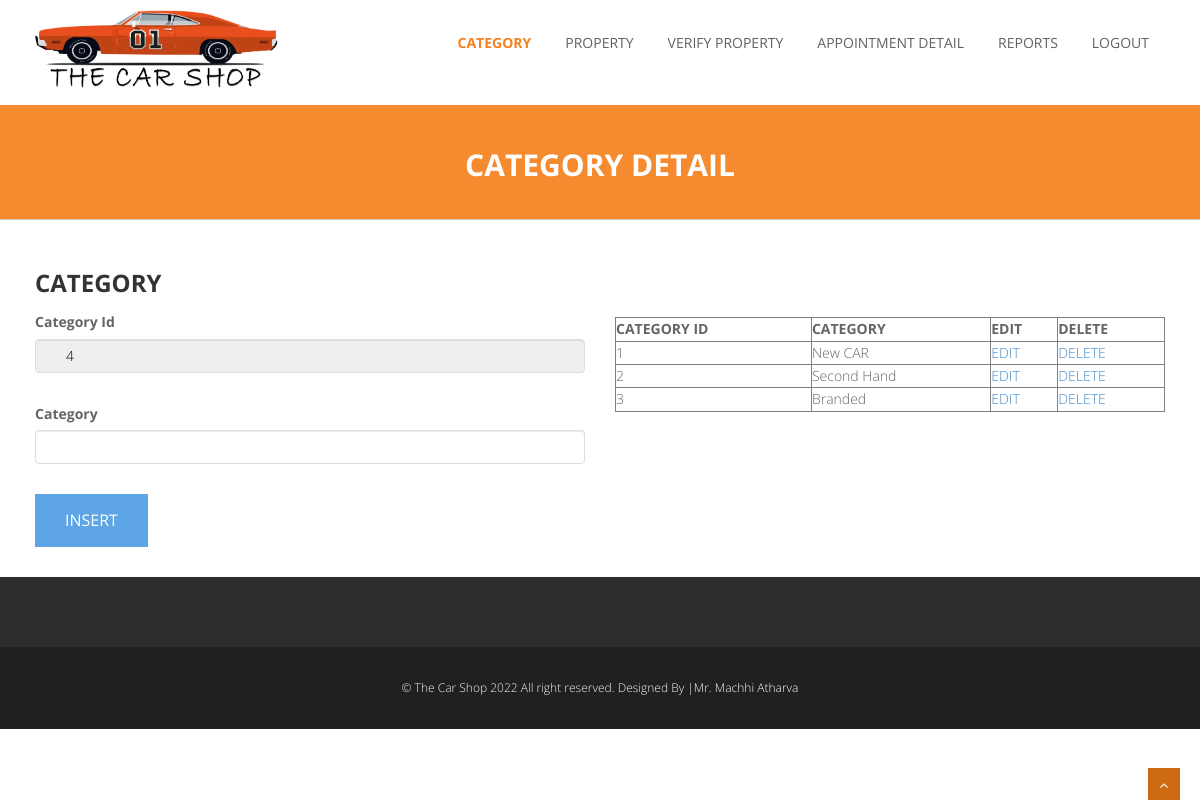
Page /admin_cat.php on the committed database.
### tables this page shows
CREATE TABLE `category_master` (
  `category_id` int(10) NOT NULL,
  `category` varchar(50) NOT NULL
);

### admin_cat.php (the view, shortened to what this page needs)
<?php
include("admin_header.php");
include("connect.php");
$res=mysqli_query($con,"select max(category_id) from category_master");
$cid=0;
while($r=mysqli_fetch_array($res))
{
	$cid=$r[0];
}
$cid++;
?>
<section id="inner-headline">
	<div class="container">
		<div class="row">
			<div class="col-lg-12">
				<h2 class="pageTitle">CATEGORY DETAIL</h2>
			</div>
		</div>
	</div>
	</section>
	<section id="content">
	<div class="container">
	<div class="row">
								<div class="col-md-6">
									<h3>CATEGORY</h3>
									<div class="contact-form">
		<form method="post" name="form1" class="contact">
							<div class="form-group has-feedback">
								<label for="email">Category Id</label>
								<input type="text" class="form-control" name="txtcid"  value="<?php echo $cid; ?>" placeholder="" readonly="readonly">
							</div>
							<div class="form-group has-feedback">
												<label for="name">Category</label>
												<input type="text" class="form-control" name="txtcat" value="<?php if(isset($cat)) echo $cat; ?>" placeholder="">
											</div>
											<?php
												if(isset($_REQUEST['eid']))
												{
											?>
													<input type="submit" value="EDIT" class="submit btn btn-default" name="btnedit" onclick="return validate();">
											<?php
												}else{
											?>
													<input type="submit" value="INSERT" class="submit btn btn-default" name="btninsert" onclick="return validate();">
											<?php
												}
											?>
										</form>
									</div>
								</div>
								<div class="col-md-6">
									<br/><br/><br/>
									<?php
										$qur1=mysqli_query($con,"select * from category_master");
										if(mysqli_num_rows($qur1)>0)
										{
											echo "<table width='100%' border='1'>
												<tr>
													<th>CATEGORY ID</th>
													<th>CATEGORY</th>
													<th>EDIT</th>
													<th>DELETE</th>
												</tr>";
											while($q1=mysqli_fetch_array($qur1))
											{
												echo "<tr>";
												echo "<td>$q1[0]</td>";
												echo "<td>$q1[1]</td>";
												echo "<td><a href='admin_cat.php?eid=$q1[0]'>EDIT</a></td>";
												echo "<td>"; ?><a href="admin_cat.php?did=<?php echo $q1[0]; ?>" onClick="return confirm('Are You Sure You Want To Delete?');">DELETE</a><?php echo "</td>";
												echo "</tr>";
											}
											echo "</table>";
										}else{
											echo "No Category Found";
										}
									?>
								</div>
							</div>
	</div>
	</section>
<?php
include("footer.php");
?>

### css/style.css (style rules this page uses)
body { font-family:'Open Sans', Arial, sans-serif; font-size:14px; font-weight:300; line-height:1.6em; color:#656565; }
h1,h2, h3, h4, h5, h6 { font-family:'Open Sans', Arial, sans-serif; font-weight:700; line-height:1.1em; color: #333; margin-bottom: 7px; }
h3 { margin-bottom:15px; }
.container { padding:0 20px 0 20px; position:relative; }
.row,.row-fluid { margin-bottom:30px; }
.pageTitle { color: #fff; margin: 30px 0 3px; display: inline-block; }
#content { position:relative; background:#fff; padding: 30px 0 0px 0; }
#inner-headline { position: relative; margin: 0; padding: 0; color: #F58A2E; background: #F58A2E; margin-top: 3px; padding-top: 8px; border-bottom: 1px solid #CBCBCB; }
#inner-headline h2.pageTitle { color: #FFFFFF; padding: 5px 0; text-align:center; display:block; }
.btn { text-align: center; background: #F58A2E; color: #fff; border-radius: 0;padding: 12px 22px;border: 0; }
.contact input { background: #fff; border: solid 1px #ddd; color: #000; padding: 15px 30px; margin-right: 3%; margin-bottom: 30px; outline: none; }
.contact .submit { background: #5DA5E4; color: #fff; font-size: 16px; font-weight: 400; text-align: center; margin: 0px; border: none !important; border-radius: 0; float: left; }

### rows in the picture
category_master: category_id "1", category "New CAR"
category_master: category_id "2", category "Second Hand"
category_master: category_id "3", category "Branded"
